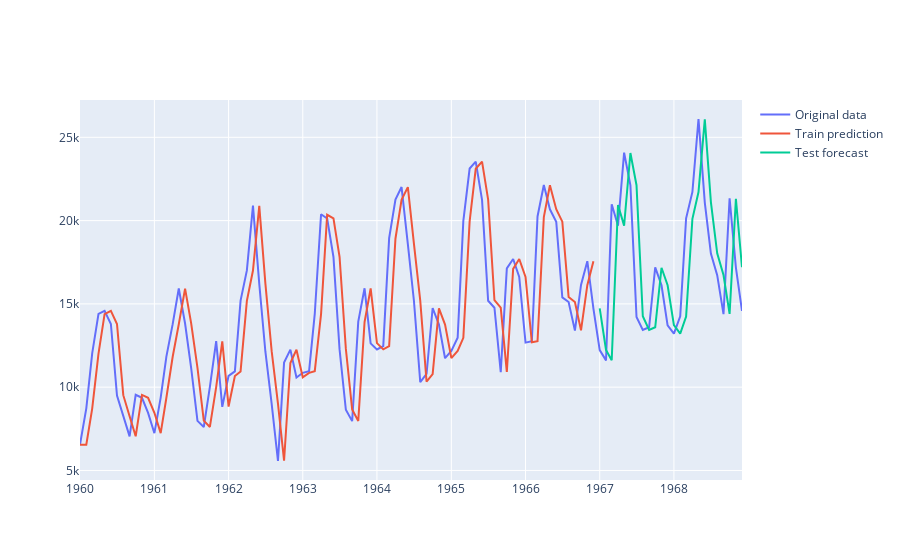

Notebook source saved alongside this figure:
### Code cell
orig_trace = Scatter(x = train_s.index, y = train_s, name = 'Original data')
train_trace = Scatter(x = pred_s[:-test_size].index, y = pred_s[:-test_size], name = 'Train prediction')
pred_trace = Scatter(x=pred_s[-test_size:].index, y = pred_s[-test_size:], name = 'Test forecast')
iplot(Figure(data=[orig_trace, train_trace, pred_trace]))
